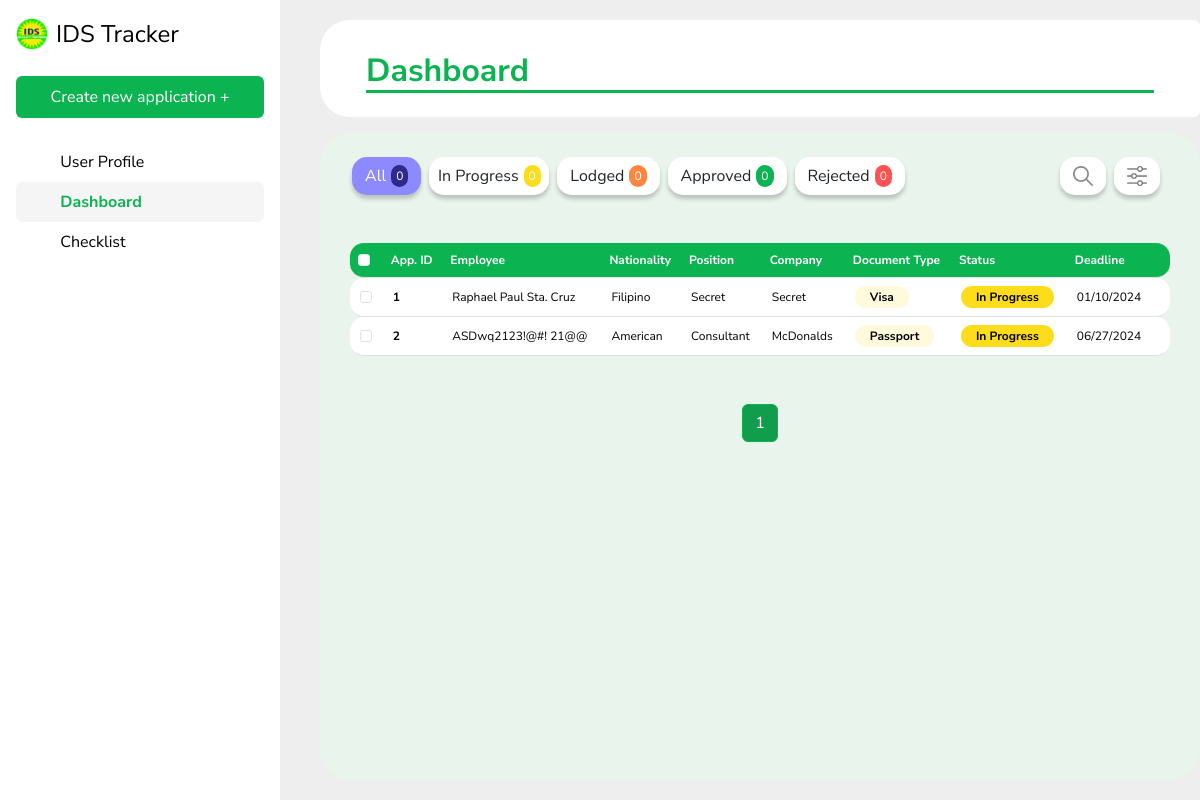
The page / on the database its author committed.
### IDSapp/models.py (models this page shows, shortened)
class Application(models.Model):
    application_types = [
        ('Renewal', 'Renewal'),
        ('Application', 'Application')
    ]
    document_types = [
        ('Visa', 'Visa'),
        ('Passport', 'Passport'),
        ('Work Permit', 'Work Permit')
    ]
    statuses = [
        ('In Progress', 'In Progress'),
        ('Lodged', 'Lodged'),
        ('Rejected', 'Rejected'),
        ('Approved', 'Approved'),
        ('Archived', 'Archived')
    ]
    conditions = [
        ('Active', 'Active'),
        ('Archived', 'Archived')
    ]
    firstName = models.CharField(max_length = 50)
    lastName = models.CharField(max_length = 50)
    nationality = models.CharField(max_length = 50)
    companyPos = models.CharField(max_length = 50)
    passportNo = models.CharField(max_length = 15)
    expirationDate = models.DateField(blank=True, null=True)
    deadline = models.DateField(blank=True, null=True)
    status = models.CharField(max_length = 20, choices = statuses)
    applicationType = models.CharField(max_length = 20, choices = application_types)
    documentType = models.CharField(max_length = 20, choices = document_types)
    businessUnit = models.CharField(max_length = 50)
    condition = models.CharField(max_length = 20, choices = conditions)
    comment = models.TextField(blank=True, null=True)
    priority = models.IntegerField(default=0)
    objects = models.Manager()
    def getFirstName(self):
        return self.firstName
    def getLastName(self):
        return self.lastName
    def getNationality(self):
        return self.nationality
    def getCompanyPos(self):
        return self.companyPos
    def getDeadline(self):
        return self.deadline.strftime('%m/%d/%Y') if self.deadline else None
    def getStatus(self):
        return self.status
    def getDocumentType(self):
        return self.documentType
    def getBusinessUnit(self):
        return self.businessUnit

### IDSapp/views.py (the view)
# urls.py: path('', views.view_dashboard, name = 'view_dashboard'),
def view_dashboard(request):
    application_list = Application.objects.all().order_by('-priority', 'deadline')
    paginator = Paginator(application_list, 10)  # Show 20 applications per page.
    page_number = request.GET.get('page')
    applications = paginator.get_page(page_number)
    return render(request, 'dashboard.html', {'applications': applications})

### IDSapp/templates/dashboard.html (shortened to what this page needs)
{% extends 'base.html' %}
{% load static %}
{% block content %}
<div style="padding-top: 20px; margin-left: 40px;">
    <div class="card" style="border: none; border-bottom-left-radius: 30px; border-top-left-radius: 30px;">
        <div class="card-body">
            <h2 class="card-title mt-3" style="margin-left: 30px; margin-right: 30px; color: #0BB351; font-weight: bold; border-bottom: 3px solid #0BB351;">Dashboard</h2>
        </div>
    </div>
    <div id="dynamicCard" class="card mt-3" style="border: none; background: #e8f4ec; border-radius: 30px;">
        <div class="row mt-4" style="margin-left: 20px; margin-right: 20px;">
            <div class="col-6 d-flex justify-content-start">
                <a class="btn d-flex align-items-center justify-content-center me-2" style="border-radius: 15px; background: #8D8AFF; color: #ffffff; box-shadow: 0px 4px 4px 0px rgba(0, 0, 0, 0.20);">
                    <span style="margin-right: 5px;">All</span>
                    <p style="margin: 0; border-radius: 10px; background: #2D2A89; font-size: 12px; padding: 2px 5px;">0</p>
                </a>
                <a class="btn d-flex align-items-center justify-content-center me-2" style="min-width: 120px; border-radius: 15px; background: #ffffff; box-shadow: 0px 4px 4px 0px rgba(0, 0, 0, 0.20); padding: 5px 10px;">
                    <span style="margin-right: 5px; white-space: nowrap;">In Progress</span>
                    <p style="margin: 0; border-radius: 10px; background: #FDDD1B; color: #ffffff; font-size: 12px; padding: 2px 5px;">0</p>
                </a>
                <a class="btn d-flex align-items-center justify-content-center me-2" style="border-radius: 15px; background: #ffffff; box-shadow: 0px 4px 4px 0px rgba(0, 0, 0, 0.20);">
                    <span style="margin-right: 5px;">Lodged</span>
                    <p style="margin: 0; border-radius: 10px; background: #FF8640; color: #ffffff; font-size: 12px; padding: 2px 5px;">0</p>
                </a>
                <a class="btn d-flex align-items-center justify-content-center me-2" style="border-radius: 15px; background: #ffffff; box-shadow: 0px 4px 4px 0px rgba(0, 0, 0, 0.20);">
                    <span style="margin-right: 5px;">Approved</span>
                    <p style="margin: 0; border-radius: 10px; background: #0BB351; color: #ffffff; font-size: 12px; padding: 2px 5px;">0</p>
                </a>
                <a class="btn d-flex align-items-center justify-content-center me-2" style="border-radius: 15px; background: #ffffff; box-shadow: 0px 4px 4px 0px rgba(0, 0, 0, 0.20);">
                    <span style="margin-right: 5px;">Rejected</span>
                    <p style="margin: 0; border-radius: 10px; background: #FF5252; color: #ffffff; font-size: 12px; padding: 2px 5px;">0</p>
                </a>
            </div>
            <div class="col-6 d-flex justify-content-end">
                <a class="btn d-flex align-items-center justify-content-center me-2" style="border-radius: 15px; background: #ffffff; box-shadow: 0px 4px 4px 0px rgba(0, 0, 0, 0.20);">
                    <img src="{% static 'search.png' %}" width="20" height="20" alt="IDS Logo">
                </a>
                <a class="btn d-flex align-items-center justify-content-center me-2" style="border-radius: 15px; background: #ffffff; box-shadow: 0px 4px 4px 0px rgba(0, 0, 0, 0.20);">
                    <img src="{% static 'sort.png' %}" width="20" height="20" alt="IDS Logo">
                </a>
            </div>
        </div>
        <div style="margin-left: 30px; margin-right: 30px;">
            <table class="table table-hover mt-5 mb-5" style="font-size: 12px;">
                <thead style="border-radius: 14px;">
                    <th scope="col" style="background-color: #0BB351; color: #ffffff;"><input class="form-check-input" type="checkbox" id="selectAll"></th>
                    <th scope="col" style="background-color: #0BB351; color: #ffffff;"> App. ID </th>
                    <th scope="col" style="background-color: #0BB351; color: #ffffff;"> Employee </th>
                    <th scope="col" style="background-color: #0BB351; color: #ffffff;"> Nationality </th>
                    <th scope="col" style="background-color: #0BB351; color: #ffffff;"> Position </th>
                    <th scope="col" style="background-color: #0BB351; color: #ffffff;"> Company </th>
                    <th scope="col" style="background-color: #0BB351; color: #ffffff;"> Document Type </th>
                    <th scope="col" style="background-color: #0BB351; color: #ffffff;"> Status </th>
                    <th scope="col" style="background-color: #0BB351; color: #ffffff;"> Deadline </th>
                    <th scope="col" style="background-color: #0BB351; color: #ffffff;" id="binIconColumn">
                    </th>
                </thead>
                <tbody>
                    {% for a in applications %}
                    <tr class="table-row">
                        <td><a href="{% url 'view_application' pk=a.pk %}" class="row-link"><input type="checkbox" class="row-checkbox form-check-input" value="{{ a.pk }}"></a></td>
                        <td><a href="{% url 'view_application' pk=a.pk %}" class="row-link"><span style="font-weight: bold;">{{ a.pk }}</span></a></td>
                        <td><a href="{% url 'view_application' pk=a.pk %}" class="row-link">{{ a.getFirstName }} {{ a.getLastName }}</a></td>
                        <td><a href="{% url 'view_application' pk=a.pk %}" class="row-link"> {{ a.getNationality }} </a></td>
                        <td><a href="{% url 'view_application' pk=a.pk %}" class="row-link"> {{ a.getCompanyPos }} </a></td>
                        <td><a href="{% url 'view_application' pk=a.pk %}" class="row-link"> {{ a.getBusinessUnit }} </a></td>
                        <td><a href="{% url 'view_application' pk=a.pk %}" class="row-link"><span style="border-radius: 14px; background: #FFFADC; font-weight: bold; padding-left: 15px; padding-right: 15px; padding-top: 3px; padding-bottom: 3px;">{{ a.getDocumentType }}</span></a></td>
                        <td> <a href="{% url 'view_application' pk=a.pk %}" class="row-link">
                            <span class="status-label
                                {% if a.getStatus == 'In Progress' %}status-in-progress
                                {% elif a.getStatus == 'Lodged' %}status-lodged
                                {% elif a.getStatus == 'Approved' %}status-approved
                                {% elif a.getStatus == 'Rejected' %}status-rejected
                                {% endif %}
                            ">
                                {{ a.getStatus }}
                            </span>
                        </td></a>
                        <td><a href="{% url 'view_application' pk=a.pk %}" class="row-link"> {{ a.getDeadline }} </a></td>
                        <td>  </td>
                    </tr>
                    {% endfor %}
                </tbody>
            </table>
        </div>
        <div>
            <nav aria-label="Page navigation example">
                <ul class="pagination justify-content-center">
                    {% for num in applications.paginator.page_range %}
                        {% if applications.number == num %}
                            <li class="page-item active"><a class="page-link" href="?page={{ num }}">{{ num }}</a></li>
                        {% elif num > applications.number|add:'-3' and num < applications.number|add:'3' %}
                            <li class="page-item"><a class="page-link" href="?page={{ num }}">{{ num }}</a></li>
                        {% endif %}
                    {% endfor %}
                </ul>
            </nav>
        </div>
    </div>
</div>
{% endblock %}

### IDSapp/templates/base.html (style rules this page uses)
body { background-color: #EEE; font-family: 'Nunito Sans', sans-serif; }

### IDSapp/templates/dashboard.html (style rules this page uses)
.table thead th:first-child { border-top-left-radius: 14px; border-bottom-left-radius: 14px; }
.table thead th:last-child { border-top-right-radius: 14px; border-bottom-right-radius: 14px; }
.table-row td:first-child { border-top-left-radius: 14px; border-bottom-left-radius: 14px; }
.table-row td:last-child { border-top-right-radius: 14px; border-bottom-right-radius: 14px; }
.table { border-spacing: 0; border-collapse: separate; }
.status-label { border-radius: 14px; font-weight: bold; padding: 3px 15px; }
.status-in-progress { background-color: #FDDD1B; color: #000000; }
.status-label { border-radius: 14px; font-weight: bold; padding: 3px 15px; white-space: nowrap; }
td { padding: 8px; }
.row-link { display: block; width: 100%; height: 100%; color: inherit; text-decoration: none; padding: 2px; }
.page-item.active .page-link { background-color: #109E4C; border-color: #0BB351; color: white; }
.page-item .page-link { color: #0BB351; }

### rows shown on the page
Application: pk "1", getFirstName "Raphael Paul", getLastName "Sta. Cruz", getNationality "Filipino", getCompanyPos "Secret", getBusinessUnit "Secret", getDocumentType "Visa", getStatus "In Progress", getDeadline "01/10/2024"
Application: pk "2", getFirstName "ASDwq2123!@#!", getLastName "21@@", getNationality "American", getCompanyPos "Consultant", getBusinessUnit "McDonalds", getDocumentType "Passport", getStatus "In Progress", getDeadline "06/27/2024"

### other values the page prints
{{ num }} "1"
